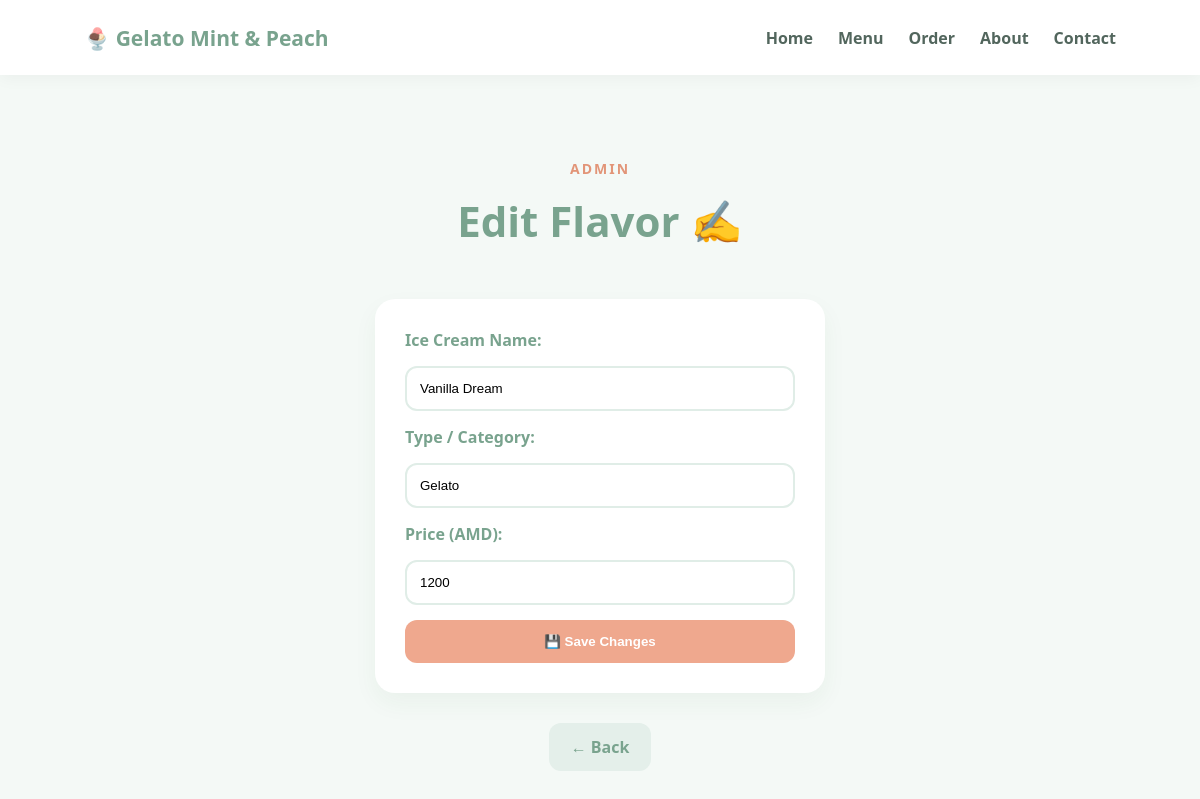
Screenshot of /edit/1 with the database file from the repository.
### tables this page shows
CREATE TABLE icecream (
            id INTEGER PRIMARY KEY AUTOINCREMENT,
            name TEXT NOT NULL,
            type TEXT NOT NULL,
            price INTEGER NOT NULL
        );

### main.py (the view)
@app.get("/edit/{id}")
def edit_icecream(id: int, request: Request):
    conn = get_connection()
    icecream = conn.execute(
        "SELECT * FROM icecream WHERE id=?",
        (id,)
    ).fetchone()
    conn.close()
    if icecream is None:
        return RedirectResponse(
            "/",
            status_code=303
        )
    return templates.TemplateResponse(
        request,
        "edit.html",
        {"icecream": icecream}
    )

### Templates/edit.html (shortened to what this page needs)
<!DOCTYPE html>
<html lang="en">
<head>
    <link rel="stylesheet" href="/Static/style.css">
</head>
<body>
<nav>
    <div class="nav-logo">🍨 Gelato Mint & Peach</div>
    <div class="nav-links">
        <a href="/">Home</a>
        <a href="/menu">Menu</a>
        <a href="/order">Order</a>
        <a href="/about">About</a>
        <a href="/contact">Contact</a>
    </div>
</nav>
<section class="page-header">
    <p class="small-title">ADMIN</p>
    <h1>Edit Flavor ✍️</h1>
</section>
<form
    action="/update/{{ icecream['id'] }}"
    method="post"
    class="icecream-form"
>
    <label>Ice Cream Name:</label>
    <input
        type="text"
        name="name"
        value="{{ icecream['name'] }}"
        required
    >
    <label>Type / Category:</label>
    <input
        type="text"
        name="type"
        value="{{ icecream['type'] }}"
        required
    >
    <label>Price (AMD):</label>
    <input
        type="number"
        name="price"
        value="{{ icecream['price'] }}"
        required
    >
    <button type="submit">
        💾 Save Changes
    </button>
</form>
<div class="center">
    <a href="/" class="secondary-btn">
        ← Back
    </a>
</div>
</body>
</html>

### Static/style.css (style rules this page uses)
* { box-sizing: border-box; }
body { background-color: #F4F9F6; font-family: 'Segoe UI', Tahoma, Geneva, Verdana, sans-serif; color: #2C3E50; margin: 0; }
nav { width: 100%; min-height: 75px; background: white; display: flex; align-items: center; justify-content: space-between; padding: 15px 7%; box-shadow: 0 4px 15px rgba(0, 0, 0, 0.04); }
.nav-logo { color: #79A38E; font-size: 21px; font-weight: 800; }
.nav-links { display: flex; gap: 25px; }
.nav-links a { text-decoration: none; color: #52665D; font-weight: 600; transition: 0.2s; }
.small-title { color: #E29578; font-size: 14px; font-weight: 800; letter-spacing: 2px; }
.main-btn, .secondary-btn, .card-btn { text-decoration: none; display: inline-block; border-radius: 12px; padding: 13px 22px; font-weight: 700; border: none; cursor: pointer; transition: 0.25s; }
.secondary-btn { background: #E4EFEA; color: #79A38E; }
.page-header { text-align: center; padding: 70px 20px 40px; width: 100%; }
.page-header h1 { color: #79A38E; font-size: 42px; margin: 10px 0; }
.icecream-form { background: white; padding: 30px; border-radius: 20px; width: 90%; max-width: 450px; margin: 0 auto 30px; display: flex; flex-direction: column; gap: 15px; box-shadow: 0 10px 25px rgba(45, 90, 39, 0.05); }
.icecream-form label { color: #79A38E; font-weight: 600; }
.icecream-form input { padding: 13px; border: 2px solid #E0EDE7; border-radius: 12px; outline: none; }
.icecream-form button { background: #EFA88E; color: white; padding: 14px; border: none; border-radius: 12px; font-weight: bold; cursor: pointer; }
.center { text-align: center; }

### rows the page displays
icecream: name "Vanilla Dream", type "Gelato", price "1200"
